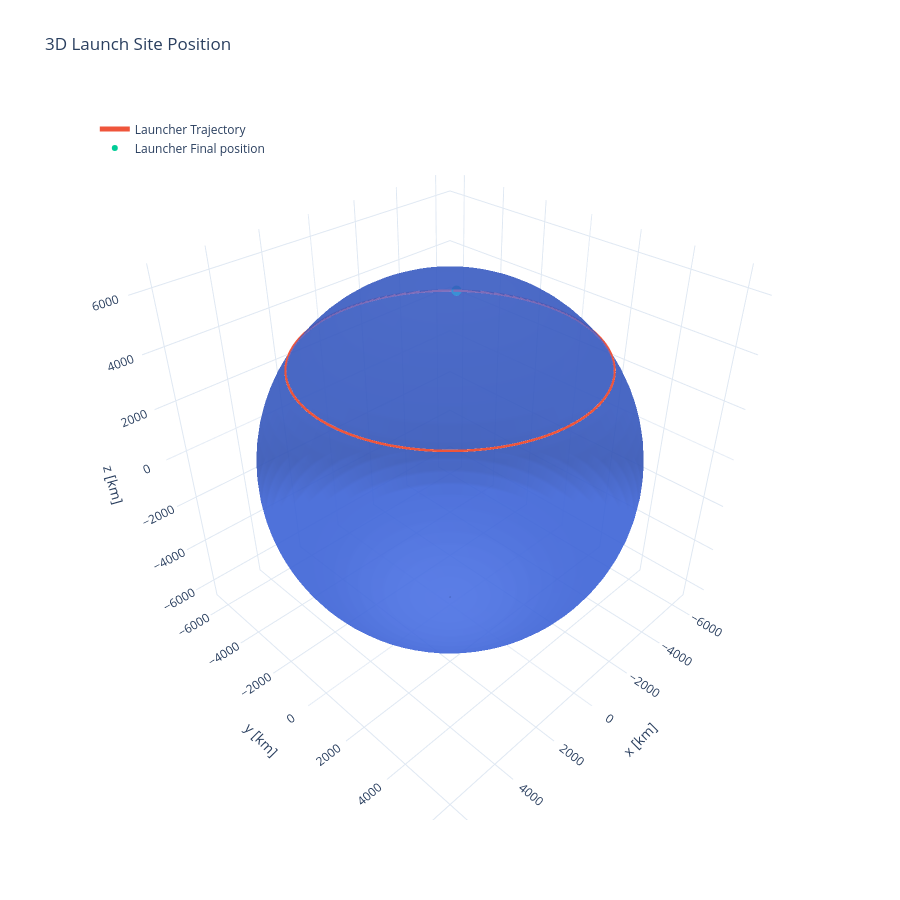

The notebook cell this image was saved under:
### Code cell
plot_3d(launch_r_eci, "Launcher", title="3D Launch Site Position")

### Figure 1 — Plotly figure (JSON) as saved in the notebook; plotly's stock layout.template omitted (floating-point values rounded to 4 significant figures; data arrays with more than 128 entries replaced by an {"elided": "..."} marker saying what was removed)
{"data": [{"colorscale": [[0, "royalblue"], [1, "royalblue"]], "name": "Earth", "opacity": 0.7, "showscale": false, "type": "surface", "x": {"elided": "80x40 float values"}, "y": {"elided": "80x40 float values"}, "z": {"elided": "80x40 float values"}}, {"line": {"width": 5}, "mode": "lines", "name": "Launcher Trajectory", "type": "scatter3d", "x": {"elided": "249 float values"}, "y": {"elided": "249 float values"}, "z": {"elided": "249 float values"}}, {"marker": {"size": 6}, "mode": "markers", "name": "Launcher Final position", "type": "scatter3d", "x": [-3742.0], "y": [-3417.0], "z": [3873.0]}], "layout": {"height": 900, "legend": {"x": 0.02, "y": 0.98}, "scene": {"aspectmode": "data", "xaxis": {"title": {"text": "x [km]"}}, "yaxis": {"title": {"text": "y [km]"}}, "zaxis": {"title": {"text": "z [km]"}}}, "title": {"text": "3D Launch Site Position"}}}
